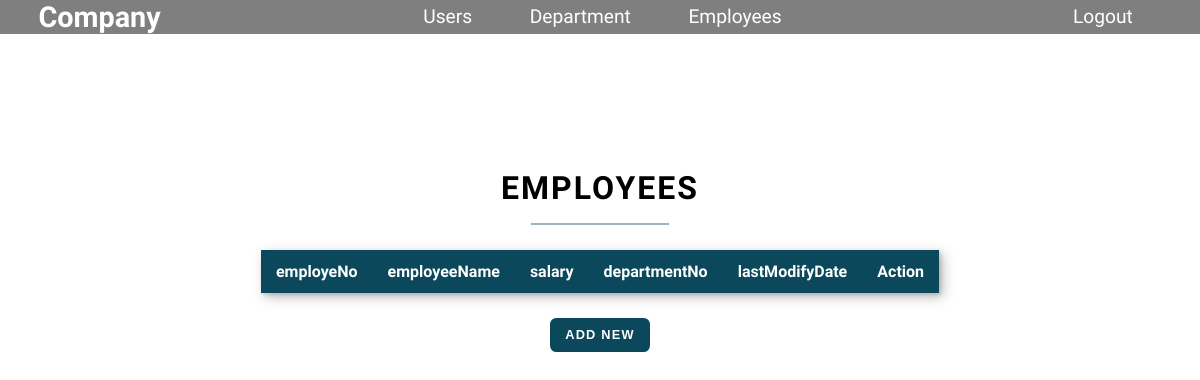
The page /employee.php on the database as committed earlier.
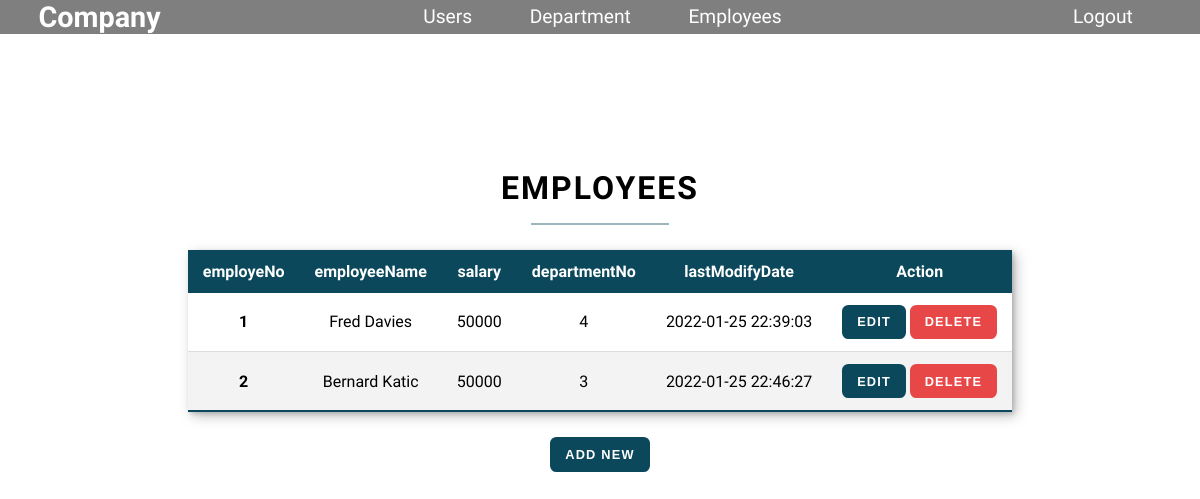
The same page on the database as committed later.
### tables this page shows
CREATE TABLE `employee` (
  `employeeNo` int(11) NOT NULL,
  `employeeName` varchar(50) NOT NULL,
  `salary` int(11) NOT NULL,
  `departmentNo` int(11) NOT NULL,
  `lastModifyDate` datetime NOT NULL
);

### employee.php (the view)
<?php include('header.php'); ?>
<section class="table-container">
    <h1>Employees</h1>
    <div>
    <table class="styled-table">
    <thead>
        <tr>
            <th>employeNo</th>
            <th>employeeName</th>
            <th>salary</th>
            <th>departmentNo</th>
            <th>lastModifyDate</th>
            <th>Action</th>
        </tr>
    </thead>
    <tbody>
    <?php
    $sql = "SELECT * FROM `employee`";
    $result = mysqli_query($conn, $sql);
    if($result){
        while ($row = mysqli_fetch_assoc($result)){
            $id = $row['employeeNo'];
            $name = $row['employeeName'];
            $salary = $row['salary'];
            $departmentNo = $row['departmentNo'];
            $lastModifyDate = $row['lastModifyDate'];
            echo ' <tr>
            <th scope=row>'.$id.'</th>
            <td>'.$name.'</td>
            <td>'.$salary.'</td>
            <td>'.$departmentNo.'</td>
            <td>'.$lastModifyDate.'</td>
            <td>
            <button class="btn btn--primary" type="submit" name="update"><a href="edit-employee.php?updateid='.$id.'">Edit</a></button>
            <button class="btn btn--secondary" type="submit" name="delete"><a href="delete.php?deletedeemp='.$id.'">DELETE</a></button>
            </td>
        </tr>';
        }
    }
    ?>
    </tbody>
</table>
    </div>
    <button class="btn btn--primary" type="submit" name=newEmployee><a href="addEmployee.php">Add new</a></button>
    </section>

Rows that differ between the two databases and show on the page:
added employee: employeeNo "1", employeeName "Fred Davies", salary "50000", departmentNo "4", lastModifyDate "2022-01-25 22:39:03"
added employee: employeeNo "2", employeeName "Bernard Katic", salary "50000", departmentNo "3", lastModifyDate "2022-01-25 22:46:27"
